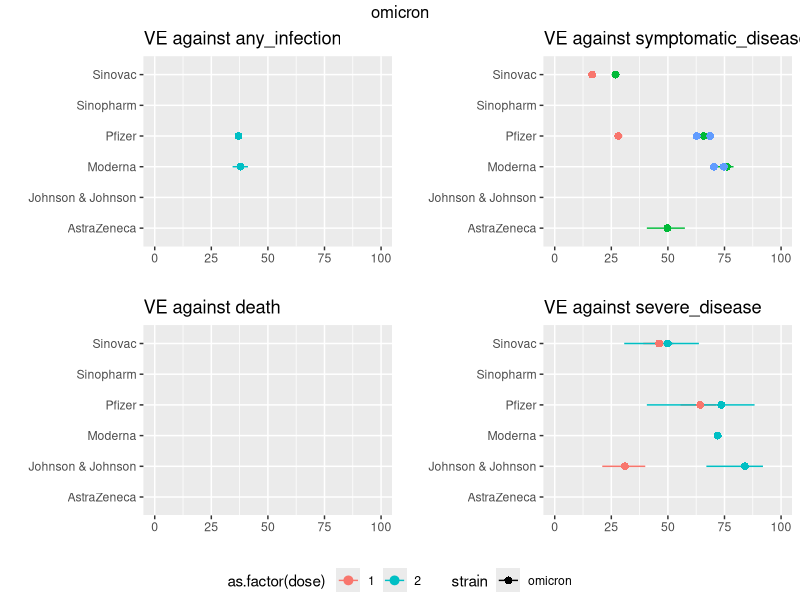

Here is the R script that generated this plot: (Note: this script raises an error after producing the figure.)
#This program creates point estimates of VE by dose, vaccine_type, outcome and strain

# strains =  "delta"   "omicron"
# outcomes = "any_infection"       "death"               "severe_disease"      "symptomatic_disease"
# vaccine type = "AstraZeneca"       "Johnson & Johnson" "Moderna"           "Pfizer"            "Sinopharm"         "Sinovac"     


require(ggpubr); require(readr);require(ggplot2); require(tidyverse)

#NOTE: the four VE we calculate are VE against infection, death, severe disease and symptomatic disease. 


##### (1/2) Inital estimates from IVAC living systematic review ###################################################################################
VE_estimates <- read.csv("1_inputs/VE_WHO_forest_plot.csv",header=TRUE)
colnames(VE_estimates)

VE_estimates = VE_estimates  %>% select(strain, vaccine_type, dose, outcome,VE,lower_est,upper_est)

this_strain = 'delta'
this_strain = 'omicron'
to_plot = VE_estimates[VE_estimates$strain == this_strain,]
plot_list = list()
for (i in 1:length(unique(to_plot$outcome))){
  outcome = unique(to_plot$outcome)[i]
  plot_list [[i]] <- ggplot(data=to_plot[to_plot$outcome==outcome,]) + 
    #geom_point(aes(x=VE,y=vaccine_type, color=as.factor(dose),shape=strain)) +
    geom_pointrange(aes(x=VE,y=vaccine_type,color=as.factor(dose),shape=strain,xmin=lower_est,xmax=upper_est)) +
    xlim(0,100) +
    xlab("") + 
    ylab("") + 
    labs(title=paste("VE against ",outcome,sep=""))
}
plot_group = ggarrange(plot_list[[1]],plot_list[[4]],plot_list[[2]],plot_list[[3]],
          common.legend = TRUE,
          legend="bottom"
)
annotate_figure(plot_group,top=text_grob(paste(this_strain)))

#NOTES ON ODD BEHAVIOUR: Sinopharm -> J&J 3rd is higher than Sinopharm 1 & 2 but lower than J&J 2nd
#repeat Sinopharm 3rd with J&J as J&J booster
workshop = VE_estimates %>% filter(vaccine_type == 'Johnson & Johnson' & dose == 3 & outcome %in% c('severe_disease','death'))
workshop$dose = 2
VE_estimates = rbind(VE_estimates,workshop)


###some analysis:
#(A/D) compare VE against death (where avaliable) to VE against severe disease
death = VE_estimates[VE_estimates$outcome == 'death',] %>% 
  select(strain,vaccine_type,dose,VE) %>%
  rename(death = VE)
severe_disease = VE_estimates[VE_estimates$outcome == 'severe_disease',] %>% 
  select(strain,vaccine_type,dose,VE) %>%
  rename(severe_disease = VE)

workshop = death %>% left_join(severe_disease) %>%
  mutate(ratio = severe_disease/death)
workshop %>% summarise(mean = mean(ratio,na.rm=TRUE),
                       sd = sd(ratio,na.rm=TRUE))
# mean        sd
# 1 0.9667011 0.1131279
workshop %>% group_by(dose) %>%
  summarise(mean = mean(ratio,na.rm=TRUE),
                       sd = sd(ratio,na.rm=TRUE))
# dose  mean     sd
#   1     1 0.929 0.145 
#   2     2 1.02  0.0171
#close enough to one!
#____________________

#(B/D) compare VE against any infection (where avaliable) to symptomatic disease
symptomatic_disease = VE_estimates[VE_estimates$outcome == 'symptomatic_disease',] %>% 
  select(strain,vaccine_type,dose,VE) %>%
  rename(symptomatic_disease = VE)
any_infection = VE_estimates[VE_estimates$outcome == 'any_infection',] %>% 
  select(strain,vaccine_type,dose,VE) %>%
  rename(any_infection = VE)

workshop = symptomatic_disease %>% left_join(any_infection) %>%
  mutate(ratio = any_infection/symptomatic_disease)
workshop %>% summarise(mean = mean(ratio,na.rm=TRUE),
                       sd = sd(ratio,na.rm=TRUE))
# mean        sd
# 1 0.9017756 0.2476893
workshop %>% group_by(dose) %>%
  summarise(count = sum(is.na(ratio)),
            mean = mean(ratio,na.rm=TRUE),
            sd = sd(ratio,na.rm=TRUE))
# dose count    mean      sd
# 1     9   1.11   0.0834
# 2     5   0.779  0.231 
workshop %>% group_by(strain) %>%
  summarise(count = sum(is.na(ratio)),
            mean = mean(ratio,na.rm=TRUE),
            sd = sd(ratio,na.rm=TRUE))
# strain  count  mean     sd
# 1 delta       5 1.03  0.109 
# 2 omicron    13 0.530 0.0450
infection_sympt_ratio = workshop %>% group_by(strain) %>%
  summarise(count = sum(is.na(ratio)),
            mean = mean(ratio,na.rm=TRUE),
            sd = sd(ratio,na.rm=TRUE))
#_________________________


#(C/D) compare VE against omicron (where avaliable) to delta
delta = VE_estimates[VE_estimates$strain == 'delta',] %>% 
  select(outcome,vaccine_type,dose,VE) %>%
  rename(delta = VE)
omicron = VE_estimates[VE_estimates$strain == 'omicron',] %>% 
  select(outcome,vaccine_type,dose,VE) %>%
  rename(omicron = VE)

workshop = delta %>% left_join(omicron) %>%
  mutate(ratio = omicron/delta)
workshop %>% summarise(mean = mean(ratio,na.rm=TRUE),
                       sd = sd(ratio,na.rm=TRUE))
# mean        sd
# 1 0.6210314 0.1543049
workshop %>% group_by(dose) %>%
  summarise(mean = mean(ratio,na.rm=TRUE),
            sd = sd(ratio,na.rm=TRUE))
# dose  mean    sd
# 1     1 0.540 0.171
# 2     2 0.651 0.148
workshop %>% group_by(outcome) %>%
  summarise(count = sum(is.na(ratio)),
            mean = mean(ratio,na.rm=TRUE),
            sd = sd(ratio,na.rm=TRUE))
# outcome             count    mean      sd
# 1 any_infection           9   0.447  0.0225
# 2 death                  11 NaN     NA     
# 3 severe_disease          6   0.620  0.164 
# 4 symptomatic_disease     7   0.710  0.112 
delta_omicron_ratio = workshop %>% group_by(outcome) %>%
  summarise(count = sum(is.na(ratio)),
            mean = mean(ratio,na.rm=TRUE),
            sd = sd(ratio,na.rm=TRUE))
delta_omicron_ratio$mean[delta_omicron_ratio$outcome == 'death'] = delta_omicron_ratio$mean[delta_omicron_ratio$outcome == 'severe_disease']
#since death is missing
#_________________________


#(D/D) dose one to two
dose_one = VE_estimates[VE_estimates$dose == 1,] %>% 
  select(strain,outcome,vaccine_type,VE) %>%
  rename(dose_one = VE)
dose_two = VE_estimates[VE_estimates$dose == 2,] %>% 
  select(strain,outcome,vaccine_type,VE) %>%
  rename(dose_two = VE)

workshop = dose_one %>% left_join(dose_two) %>%
  mutate(ratio = dose_one/dose_two)
# mean        sd
# 1 0.7445608 0.1569164
workshop %>% summarise(mean = mean(ratio,na.rm=TRUE),
                       sd = sd(ratio,na.rm=TRUE))

workshop %>% group_by(strain) %>%
  summarise(count = sum(is.na(ratio)),
            mean = mean(ratio,na.rm=TRUE),
            sd = sd(ratio,na.rm=TRUE))
# strain  count  mean    sd
# 1 delta       6 0.755 0.139
# 2 omicron    16 0.709 0.232

workshop %>% group_by(vaccine_type) %>%
  summarise(count = sum(is.na(ratio)),
            mean = mean(ratio,na.rm=TRUE),
            sd = sd(ratio,na.rm=TRUE))
# vaccine_type count  mean     sd
# 1 AstraZeneca      4 0.783 0.122 
# 2 Johnson & Johnson4 0.755 0.258 
# 2 Moderna          5 0.798 0.0949
# 3 Pfizer           2 0.735 0.203 
# 4 Sinopharm        5 0.642 0.164 
# 5 Sinovac          6 0.769 0.220 

workshop %>% group_by(outcome) %>%
  summarise(count = sum(is.na(ratio)),
            mean = mean(ratio,na.rm=TRUE),
            sd = sd(ratio,na.rm=TRUE))
# outcome             count  mean     sd
# 1 any_infection           6 0.698 0.146 
# 2 death                   7 0.885 0.0500
# 3 severe_disease          4 0.830 0.129 
# 4 symptomatic_disease     5 0.596 0.106 

dose_ratio = workshop %>% group_by(outcome) %>%
  summarise(count = sum(is.na(ratio)),
            mean = mean(ratio,na.rm=TRUE),
            sd = sd(ratio,na.rm=TRUE))
#_________________________
#_________________________________________________________________________________________________________________________________________




##### (2/2) Impute missing values based on previous analysis ###################################################################################
workshop = VE_estimates %>%
  mutate(source = case_when(
    is.na(VE) == FALSE ~ 'literature',
    TRUE ~ 'imputed'
  ))

#Step One: estimate dose one from dose two
for (s in unique(workshop$strain)){
  for (t in unique(workshop$vaccine_type)){
    for (o in unique(workshop$outcome)){
      workshop_rows = workshop[workshop$strain == s & workshop$vaccine_type == t & workshop$outcome == o, ]
      if (workshop_rows$source[workshop_rows$dose == 1] == "imputed" & 
          workshop_rows$source[workshop_rows$dose == 2] == "literature"){
        estimate = workshop_rows$VE[workshop_rows$dose == 2] * dose_ratio$mean[dose_ratio$outcome == o]
        workshop$VE[workshop$strain == s & workshop$vaccine_type == t & workshop$outcome == o & workshop$dose == 1] = estimate
        workshop$source_extend[workshop$strain == s & workshop$vaccine_type == t & workshop$outcome == o & workshop$dose == 1] = "dose one estimated from dose two"
      }
    }
  }
}
sum(workshop$source_extend == "dose one estimated from dose two",na.rm=TRUE)
#n=8
  
#Step Two: estimate severe_disease <-> death, and acquisition <-> symptomatic
#(A/B) severe_disease <-> death
#close enough to one, thus set equal
for (s in unique(workshop$strain)){
  for (t in unique(workshop$vaccine_type)){  
    for (d in c(1,2)){
        workshop_rows = workshop[workshop$strain == s & workshop$vaccine_type == t & workshop$dose == d & workshop$outcome %in% c('death','severe_disease'), ]
        #severe_outcome -> death
        if (workshop_rows$source[workshop_rows$outcome == 'death'] == "imputed" &
            is.na(workshop_rows$source_extend[workshop_rows$outcome == 'death']) &
            is.na(workshop_rows$VE[workshop_rows$outcome == 'severe_disease']) == FALSE){ #NOTE ASSUMPTION - may be imputing from already imputed value!!!
          estimate = workshop_rows$VE[workshop_rows$outcome == 'severe_disease'] 
          workshop$VE[workshop$strain == s & workshop$vaccine_type == t & workshop$outcome == 'death' & workshop$dose == d] = estimate
          workshop$source_extend[workshop$strain == s & workshop$vaccine_type == t & workshop$outcome == 'death' & workshop$dose == d] = "death inferred from severe_disease"
        }
        #death -> severe_outcome
        if (workshop_rows$source[workshop_rows$outcome == 'severe_disease'] == "imputed" &
            is.na(workshop_rows$source_extend[workshop_rows$outcome == 'severe_disease']) &
            is.na(workshop_rows$VE[workshop_rows$outcome == 'death']) == FALSE){ #NOTE ASSUMPTION - may be imputing from already imputed value!!!
          estimate = workshop_rows$VE[workshop_rows$outcome == 'death'] 
          workshop$VE[workshop$strain == s & workshop$vaccine_type == t & workshop$outcome == 'severe_disease' & workshop$dose == d] = estimate
          workshop$source_extend[workshop$strain == s & workshop$vaccine_type == t & workshop$outcome == 'severe_disease' & workshop$dose == d] = "severe_disease inferred from death"
        }
    }
  }
}
sum(workshop$source_extend == "death inferred from severe_disease",na.rm=TRUE) # n = 12
sum(workshop$source_extend == "severe_disease inferred from death",na.rm=TRUE) # n = 0


#(B/B) acquisition <-> symptomatic
for (s in unique(workshop$strain)){
    for (t in unique(workshop$vaccine_type)){  
      for (d in c(1,2)){
        workshop_rows = workshop[workshop$strain == s & workshop$vaccine_type == t & workshop$dose == d & workshop$outcome %in% c('any_infection','symptomatic_disease'), ]
        #any infection -> symptomatic infection
        if (workshop_rows$source[workshop_rows$outcome == 'any_infection'] == "imputed" &
            is.na(workshop_rows$source_extend[workshop_rows$outcome == 'any_infection']) &
            is.na(workshop_rows$VE[workshop_rows$outcome == 'symptomatic_disease']) == FALSE){ #NOTE ASSUMPTION - may be imputing from already imputed value!!!
          estimate = workshop_rows$VE[workshop_rows$outcome == 'symptomatic_disease'] * infection_sympt_ratio$mean[infection_sympt_ratio$strain == s]
          workshop$VE[workshop$strain == s & workshop$vaccine_type == t & workshop$outcome == 'any_infection' & workshop$dose == d] = estimate
          workshop$source_extend[workshop$strain == s & workshop$vaccine_type == t & workshop$outcome == 'any_infection' & workshop$dose == d] = "any_infection inferred from symptomatic_disease"
        }
        #symptomatic infection -> any infection
        if (workshop_rows$source[workshop_rows$outcome == 'symptomatic_disease'] == "imputed" &
            is.na(workshop_rows$source_extend[workshop_rows$outcome == 'symptomatic_disease']) &
            is.na(workshop_rows$VE[workshop_rows$outcome == 'any_infection']) == FALSE){ #NOTE ASSUMPTION - may be imputing from already imputed value!!!
          estimate = workshop_rows$VE[workshop_rows$outcome == 'any_infection'] * 1/infection_sympt_ratio$mean[infection_sympt_ratio$strain == s]
          workshop$VE[workshop$strain == s & workshop$vaccine_type == t & workshop$outcome == 'symptomatic_disease' & workshop$dose == d] = estimate
          workshop$source_extend[workshop$strain == s & workshop$vaccine_type == t & workshop$outcome == 'symptomatic_disease' & workshop$dose == d] = "symptomatic_disease inferred from any_infection"
        }  
    }
  }
}
sum(workshop$source_extend == "any_infection inferred from symptomatic_disease",na.rm=TRUE) # n = 4
sum(workshop$source_extend == "symptomatic_disease inferred from any_infection",na.rm=TRUE) # n = 8


#Step Three: estimate omicron from delta
for (o in unique(workshop$outcome)){
  for (t in unique(workshop$vaccine_type)){
      for (d in c(1,2)){
        workshop_rows = workshop[workshop$dose == d & workshop$vaccine_type == t & workshop$outcome == o, ]
        if (workshop_rows$source[workshop_rows$strain == "omicron"] == "imputed" & 
            is.na(workshop_rows$source_extend[workshop_rows$strain == 'omicron']) &
            is.na(workshop_rows$VE[workshop_rows$strain == 'delta']) == FALSE){
          estimate = workshop_rows$VE[workshop_rows$strain == 'delta'] * delta_omicron_ratio$mean[delta_omicron_ratio$outcome == o]
          workshop$VE[workshop$dose == d & workshop$vaccine_type == t & workshop$outcome == o & workshop$strain == "omicron"] = estimate
          workshop$source_extend[workshop$dose == d & workshop$vaccine_type == t & workshop$outcome == o & workshop$strain == "omicron"] = "omicron estimated from delta"
        }
      }
  }
}
sum(workshop$source_extend =="omicron estimated from delta",na.rm=TRUE) # n=12


#COMEBACK - is this still necessary?
# t = "Johnson & Johnson"
# d = 1
# for (o in unique(workshop$outcome)){
#        workshop_rows = workshop[workshop$dose == d & workshop$vaccine_type == t & workshop$outcome == o, ]
#         if (workshop_rows$source[workshop_rows$strain == "omicron"] == "imputed" & 
#             is.na(workshop_rows$source_extend[workshop_rows$strain == 'omicron']) &
#             is.na(workshop_rows$VE[workshop_rows$strain == 'delta']) == FALSE){
#           estimate = workshop_rows$VE[workshop_rows$strain == 'delta'] * delta_omicron_ratio$mean[delta_omicron_ratio$outcome == o]
#           workshop$VE[workshop$dose == d & workshop$vaccine_type == t & workshop$outcome == o & workshop$strain == "omicron"] = estimate
#           workshop$source_extend[workshop$dose == d & workshop$vaccine_type == t & workshop$outcome == o & workshop$strain == "omicron"] = "omicron estimated from delta"
#   }
# }

sum(workshop$source_extend =="omicron estimated from delta",na.rm=TRUE) #n=14

if (nrow(workshop[is.na(workshop$VE),])>0){stop('Some values to go!')}


VE_estimates_imputed = workshop %>%
  mutate(vaccine_type_long = case_when(
    vaccine_type == "AstraZeneca" ~ "AstraZeneca Vaxzevria (ChAdOx1)",
    vaccine_type == "Johnson & Johnson" ~ "Johnson & Johnson Janssen (Ad26.COV2.S)",
    vaccine_type == "Moderna" ~ "Moderna Spikevax (mRNA-1273)",
    vaccine_type == "Pfizer" ~ "Pfizer-BioNTech Comirnaty (BNT162b2)",
    vaccine_type == "Sinopharm" ~ "Sinopharm BIBP vaccine",
    vaccine_type == "Sinovac" ~ "Sinovac Biotech CoronaVac"         
  ),
  vaccine_mode = case_when(
      vaccine_type == 'Pfizer' ~ 'mRNA',
      vaccine_type == 'Moderna' ~ 'mRNA',
      vaccine_type == 'AstraZeneca' ~ 'viral',
      vaccine_type == 'Sinopharm' ~ 'viral',
      vaccine_type == 'Sinovac' ~ 'viral',
      vaccine_type == 'Johnson & Johnson' ~ 'viral'
    ),
  outcome_family = case_when(
    outcome %in% c('any_infection','symptomatic_disease') ~ 'acquisition',
    outcome %in% c('severe_disease','death') ~ 'severe_outcome'
    
  ))

strain = 'omicron'
to_plot = VE_estimates_imputed[VE_estimates_imputed$strain == strain &VE_estimates_imputed$dose !=3,]

plot_list = list()
for (i in 1:length(unique(to_plot$outcome))){
  outcome = unique(to_plot$outcome)[i]
  plot_list [[i]] <- ggplot(data=to_plot[to_plot$outcome==outcome,]) + 
    geom_pointrange(aes(x=VE,y=vaccine_type_long,color=as.factor(dose),shape=source,xmin=lower_est,xmax=upper_est)) +
    xlim(0,100) +
    xlab("") +
    theme_bw() + 
    scale_shape_manual(values=c(1,19)) +
    ylab("") + 
    labs(title=paste("VE against ",outcome,sep=""))
}
plot_VE_point_estimates = ggarrange(plot_list[[1]],plot_list[[2]],plot_list[[3]],plot_list[[4]],
          common.legend = TRUE,
          legend="bottom")
#annotate_figure(plot, top = text_grob(paste('VE estimates against',strain), size = 18))
plot_VE_point_estimates




##### send to Cromer et al.
# VE_severe_outcome_estimates_FINAL = VE_estimates_imputed[VE_estimates_imputed$outcome %in% c('death','severe_disease'), ]
# write.csv(VE_severe_outcome_estimates_FINAL, file = 'x_results/VE_severe_outcome.Rdata')
